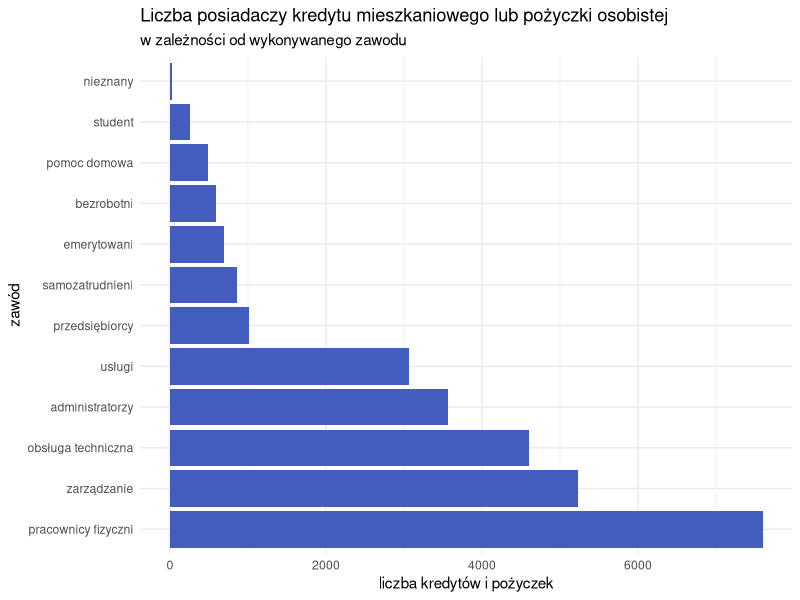
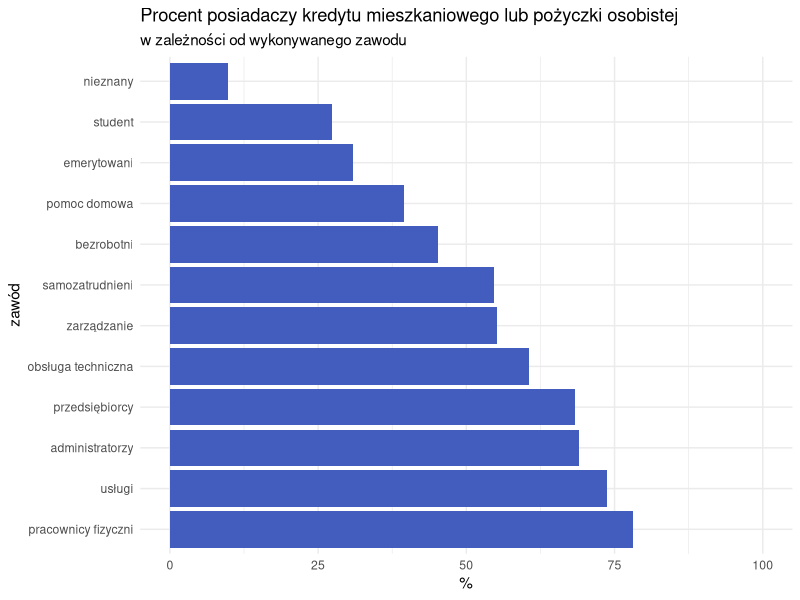
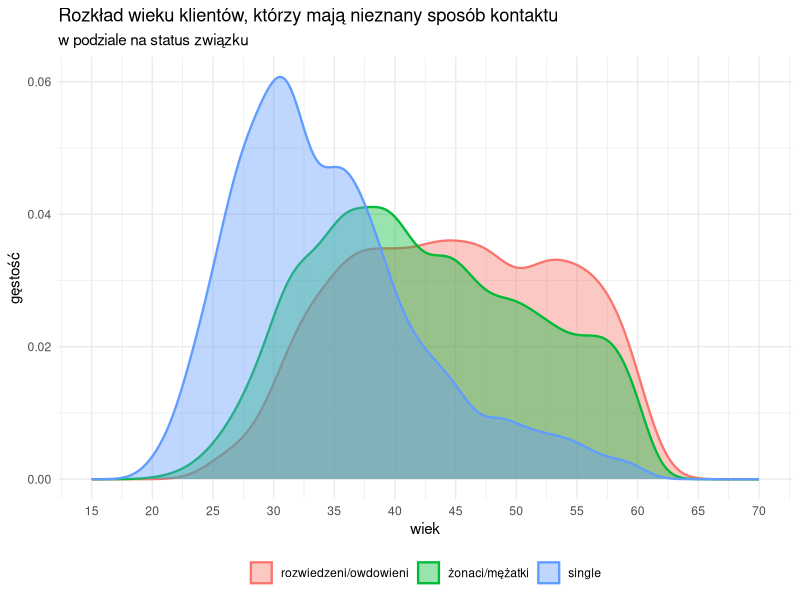
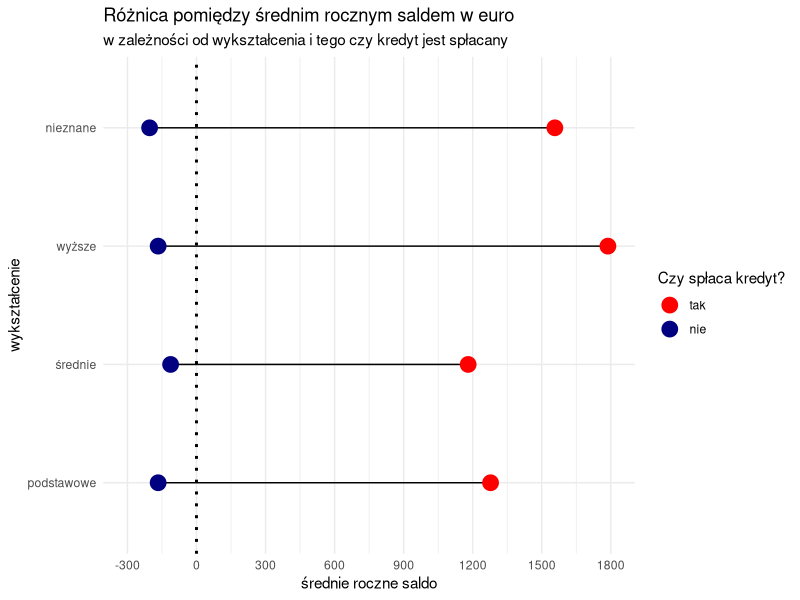
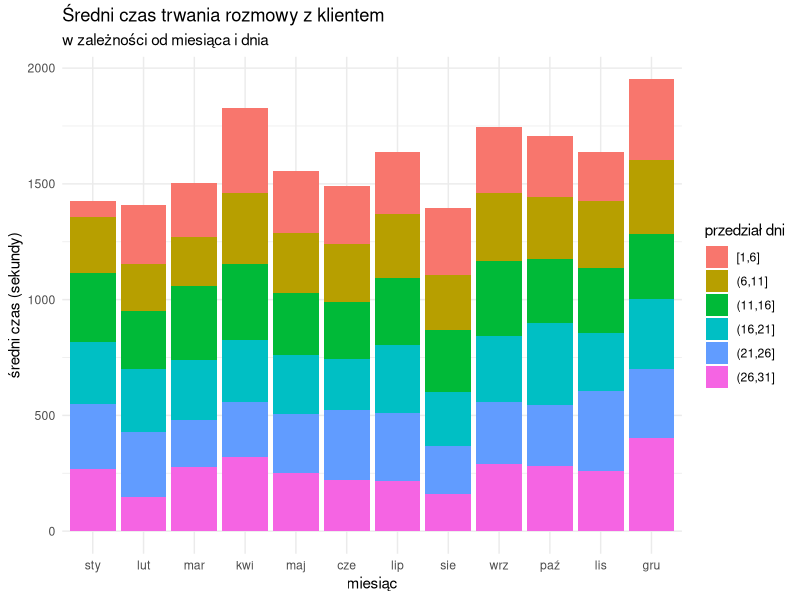
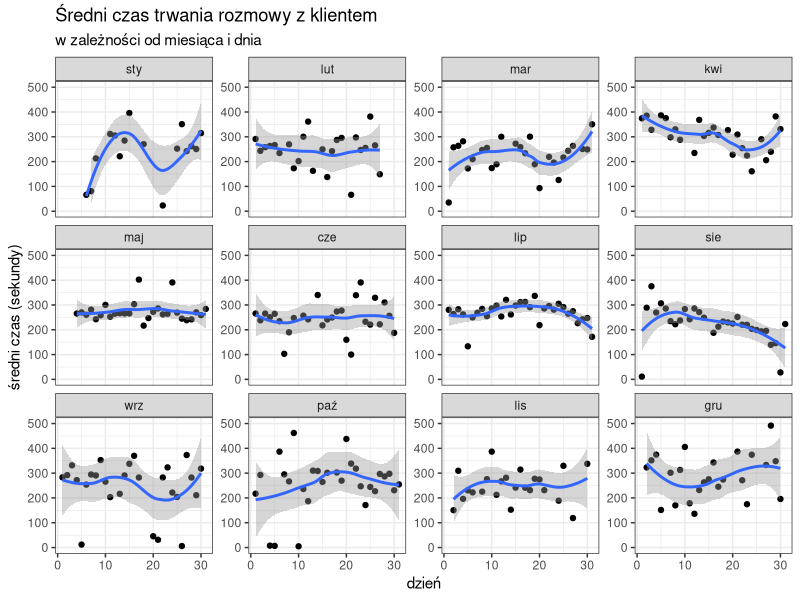
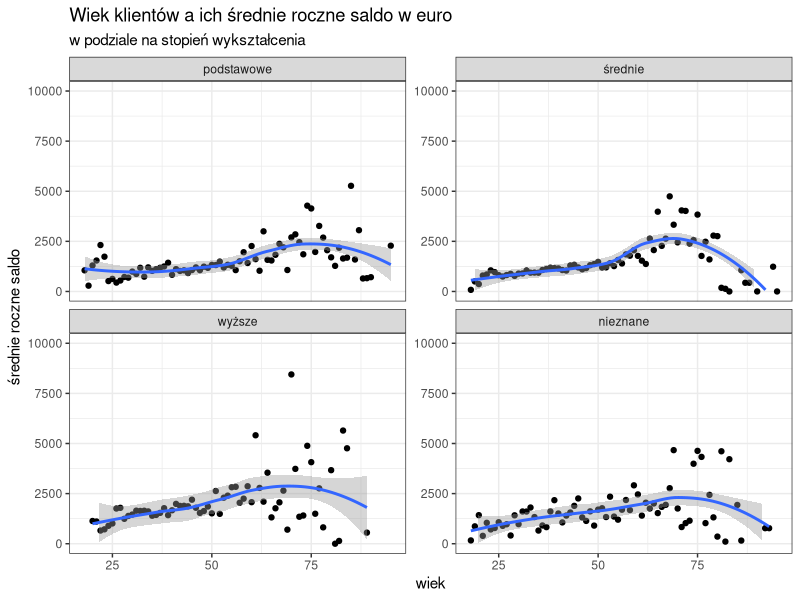
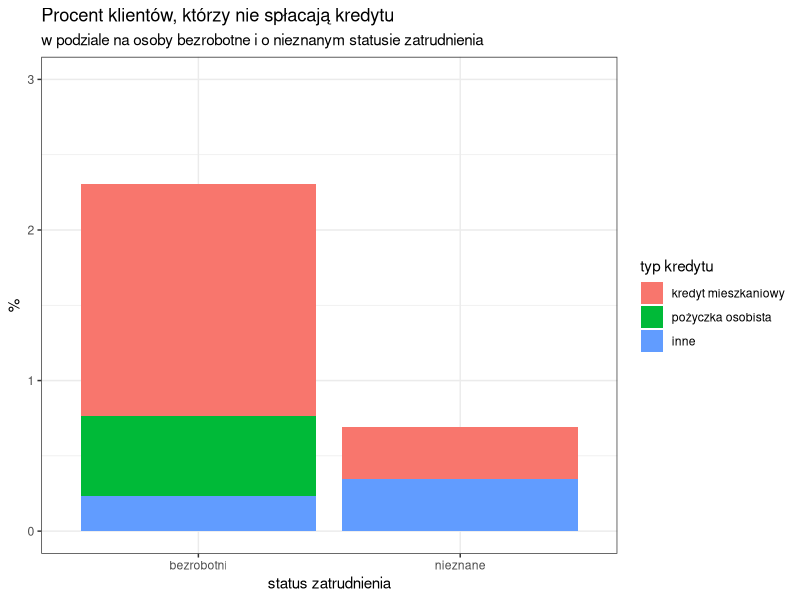

Generate these figures, in order, with R:
## ---- chunk 1
knitr::opts_chunk$set(echo = TRUE)
library(dplyr)
library(ggplot2)

### Wczytanie danych
df <- read.csv("dane.csv")

## ---- chunk 2

# Tu umieść kod do wygenerowania odpowiedzi do zadania.
df %>%
  mutate(any_loan = case_when((loan == "yes" | housing == "yes") ~ 1,
                              TRUE ~ 0)) %>%
  group_by(job) %>%
  summarise(n_of_loans = sum(any_loan)) %>%
  mutate(job = forcats::fct_reorder(job, -n_of_loans)) %>%
  ggplot(aes(x=n_of_loans, y=job)) +
  geom_col(fill="#425dbe") +
  labs(title = "Liczba posiadaczy kredytu mieszkaniowego lub pożyczki osobistej",
       subtitle = "w zależności od wykonywanego zawodu",
       x = "liczba kredytów i pożyczek",
       y = "zawód",
       fill = "typ kredytu") +
  theme_minimal() +
  scale_y_discrete(labels = c("unknown" = "nieznany",
                              "housemaid" = "pomoc domowa",
                              "unemployed" = "bezrobotni",
                              "retired" = "emerytowani",
                              "self-employed" = "samozatrudnieni",
                              "entrepreneur" = "przedsiębiorcy",
                              "services" = "usługi",
                              "admin." = "administratorzy",
                              "technician" = "obsługa techniczna",
                              "management" = "zarządzanie",
                              "blue-collar" = "pracownicy fizyczni"))

df %>%
  mutate(any_loan = case_when((loan == "yes" | housing == "yes") ~ 1,
                              TRUE ~ 0)) %>%
  group_by(job) %>%
  summarise(n_of_loans = sum(any_loan), 
            n = n(), 
            percent_loan = n_of_loans / n * 100) %>%
  mutate(job = forcats::fct_reorder(job, -percent_loan)) %>%
  select(!c(n_of_loans, n)) %>%
  ggplot(aes(y=job, x=percent_loan)) +
  geom_col(fill = "#425dbe") +
  labs(title = "Procent posiadaczy kredytu mieszkaniowego lub pożyczki osobistej",
       subtitle = "w zależności od wykonywanego zawodu",
       x = "%",
       y = "zawód") +
  theme_minimal() +
  scale_y_discrete(labels = c("unknown" = "nieznany",
                              "housemaid" = "pomoc domowa",
                              "unemployed" = "bezrobotni",
                              "retired" = "emerytowani",
                              "self-employed" = "samozatrudnieni",
                              "entrepreneur" = "przedsiębiorcy",
                              "services" = "usługi",
                              "admin." = "administratorzy",
                              "technician" = "obsługa techniczna",
                              "management" = "zarządzanie",
                              "blue-collar" = "pracownicy fizyczni")) +
  xlim(c(0, 100))
## ---- chunk 3

# Tu umieść kod do wygenerowania odpowiedzi do zadania.
df %>%
  filter(contact == "unknown") %>%
  ggplot(aes(age, fill = marital, colour = marital)) +
  geom_density(linewidth = 0.8, alpha = 0.4) +
  labs(title = "Rozkład wieku klientów, którzy mają nieznany sposób kontaktu",
       subtitle = "w podziale na status związku",
       x = "wiek",
       y = "gęstość") +
  theme_minimal() +
  scale_x_continuous(limits = c(15, 70), breaks = seq(15, 70, 5)) +
  theme(legend.position = "bottom", legend.title = element_blank()) +
  scale_fill_discrete(labels = c("rozwiedzeni/owdowieni", "żonaci/mężatki", "single")) +
  scale_color_discrete(labels = c("rozwiedzeni/owdowieni", "żonaci/mężatki", "single"))

## ---- chunk 4

# Tu umieść kod do wygenerowania odpowiedzi do zadania.
df %>%
  group_by(education, default) %>%
  summarise(mean_balance = mean(balance)) %>% 
  tidyr::pivot_wider(names_from = default, values_from = mean_balance) %>%
  ggplot() +
  geom_segment(aes(y= education, x = yes, xend = no)) +
  geom_point(aes(y = education, x = yes, color = "red"), size=5) +
  geom_point(aes(y = education, x = no, color = "navy"), size=5) +
  scale_color_manual(labels = c("tak", "nie"), values = c("red", "navy")) +
  labs(title = "Różnica pomiędzy średnim rocznym saldem w euro",
       subtitle = "w zależności od wykształcenia i tego czy kredyt jest spłacany",
       y = "wykształcenie",
       x = "średnie roczne saldo",
       colour = "Czy spłaca kredyt?") +
  scale_y_discrete(labels = c("primary" = "podstawowe", 
                              "secondary" = "średnie", 
                              "tertiary" = "wyższe", 
                              "unknown" = "nieznane")) +
  scale_x_continuous(limits = c(-300, 1800), breaks = seq(-300, 1800, 300)) +
  geom_vline(xintercept = 0, linetype = "dotted", linewidth = 1) +
  theme_minimal()

## ---- chunk 5

# Tu umieść kod do wygenerowania odpowiedzi do zadania.
df %>% 
  mutate(day_interval = cut_interval(as.numeric(day), n = 6),
         month_number = case_when((month == "jan") ~ 1,
                                  (month == "feb") ~ 2,
                                  (month == "mar") ~ 3,
                                  (month == "apr") ~ 4,
                                  (month == "may") ~ 5,
                                  (month == "jun") ~ 6,
                                  (month == "jul") ~ 7,
                                  (month == "aug") ~ 8,
                                  (month == "sep") ~ 9,
                                  (month == "oct") ~ 10,
                                  (month == "nov") ~ 11,
                                  TRUE ~ 12),
         month = forcats::fct_reorder(month, month_number)) %>%
  group_by(day_interval, month) %>%
  summarise(mean_duration = mean(duration)) %>%
  ggplot(aes(x=month, y=mean_duration, fill=day_interval)) +
  geom_col() +
  scale_x_discrete(labels = c("jan" = "sty",
                              "feb" = "lut",
                              "mar" = "mar",
                              "apr" = "kwi",
                              "may" = "maj",
                              "jun" = "cze",
                              "jul" = "lip",
                              "aug" = "sie",
                              "sep" = "wrz",
                              "oct" = "paź",
                              "nov" = "lis",
                              "dec" = "gru")) +
  ggtitle("Średni czas trwania rozmowy z klientem", 
          subtitle = "w zależności od miesiąca i dnia") +
  labs(x = "miesiąc",
       y = "średni czas (sekundy)",
       fill = "przedział dni") +
  theme_minimal()

df %>% 
  mutate(month_number = case_when((month == "jan") ~ 1,
                                  (month == "feb") ~ 2,
                                  (month == "mar") ~ 3,
                                  (month == "apr") ~ 4,
                                  (month == "may") ~ 5,
                                  (month == "jun") ~ 6,
                                  (month == "jul") ~ 7,
                                  (month == "aug") ~ 8,
                                  (month == "sep") ~ 9,
                                  (month == "oct") ~ 10,
                                  (month == "nov") ~ 11,
                                  TRUE ~ 12),
         month = forcats::fct_reorder(month, month_number)) %>%
  group_by(day, month) %>%
  summarise(mean_duration = mean(duration)) %>%
  ggplot(aes(x = day, y = mean_duration)) +
  geom_point() +
  geom_smooth() + 
  ylim(c(0, 500)) +
  facet_wrap(~month, 
             scales = "free_y",
             labeller = labeller(month = c(jan = "sty",
                                           feb = "lut",
                                           mar = "mar",
                                           apr = "kwi",
                                           may = "maj",
                                           jun = "cze",
                                           jul = "lip",
                                           aug = "sie",
                                           sep = "wrz",
                                           oct = "paź",
                                           nov = "lis",
                                           dec = "gru"))) + 
  ggtitle("Średni czas trwania rozmowy z klientem", 
          subtitle = "w zależności od miesiąca i dnia") +
  labs(x = "dzień",
       y = "średni czas (sekundy)") +
  theme_bw()

## ---- chunk 6

# Tu umieść kod do wygenerowania odpowiedzi do zadania.
df %>%
  group_by(age, education) %>%
  summarise(mean_balance = mean(balance)) %>%
  ggplot(aes(x=age, y=mean_balance)) +
  geom_point() +
  geom_smooth() +
  ylim(c(0, 10000)) +   #zmieniam zakres wyswietlanych wartosci, poniewaz bez tego
                        #wykres robi sie nieczytelny przez outlier z kategorii secondary
  facet_wrap(~education, 
             scales = "free_y",
             labeller = labeller(education  = c(primary = "podstawowe",
                                                secondary = "średnie",
                                                tertiary = "wyższe",
                                                unknown = "nieznane"))) +
  labs(title = "Wiek klientów a ich średnie roczne saldo w euro",
       subtitle = "w podziale na stopień wykształcenia",
       x = "wiek",
       y = "średnie roczne saldo") +
  theme_bw()

## ---- chunk 7

# Tu umieść kod do wygenerowania odpowiedzi do zadania.
df6 <- df %>%
  filter(job %in% c("unknown", "unemployed")) %>%
  mutate(housing = case_when((housing == "yes") ~ 1,
                             TRUE ~ 0),
         loan = case_when((loan == "yes") ~ 1,
                          TRUE ~ 0),
         default = case_when((default == "yes") ~ 1,
                             TRUE ~ 0)) %>%
  mutate(default_housing = case_when(((housing == 1) & (default == 1)) ~ 1,
                                     TRUE ~ 0),
         default_loan = case_when(((loan == 1) & (default == 1)) ~ 1,
                                  TRUE ~ 0)) %>%
  group_by(job) %>%
  summarise(all = n(), 
            all_default = sum(default),
            housing_default = sum(default_housing),
            loan_default = sum(default_loan)) %>%
  mutate(percent_default = all_default / all * 100,
         percent_housing_default = housing_default / all * 100,
         percent_loan_default = loan_default / all * 100)

df6 %>%
  mutate(percent_other_default = percent_default - (percent_housing_default + percent_loan_default)) %>%
  select(!c(all, all_default, housing_default, loan_default, percent_default)) %>%
  tidyr::pivot_longer(!job, names_to = "group", values_to = "percent") %>%
  ggplot(aes(x = job, y = percent, fill = group)) +
  scale_fill_discrete("typ kredytu",
                      labels = c("kredyt mieszkaniowy", "pożyczka osobista", "inne")) +
  geom_col() +
  labs(title = "Procent klientów, którzy nie spłacają kredytu",
       subtitle = "w podziale na osoby bezrobotne i o nieznanym statusie zatrudnienia",
       x = "status zatrudnienia",
       y = "%") +
  scale_x_discrete(labels = c("unemployed" = "bezrobotni", 
                              "unknown" = "nieznane")) +
  ylim(c(0, 3)) +
  theme_bw()
